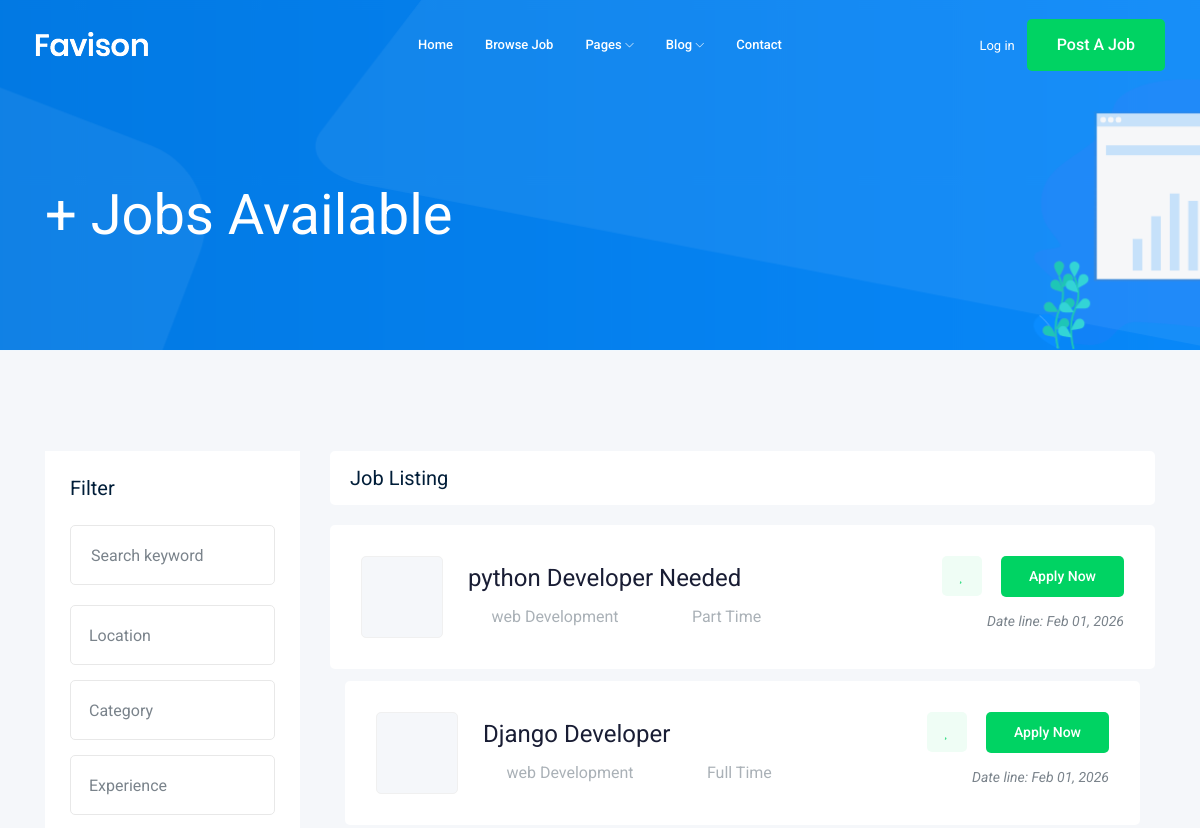
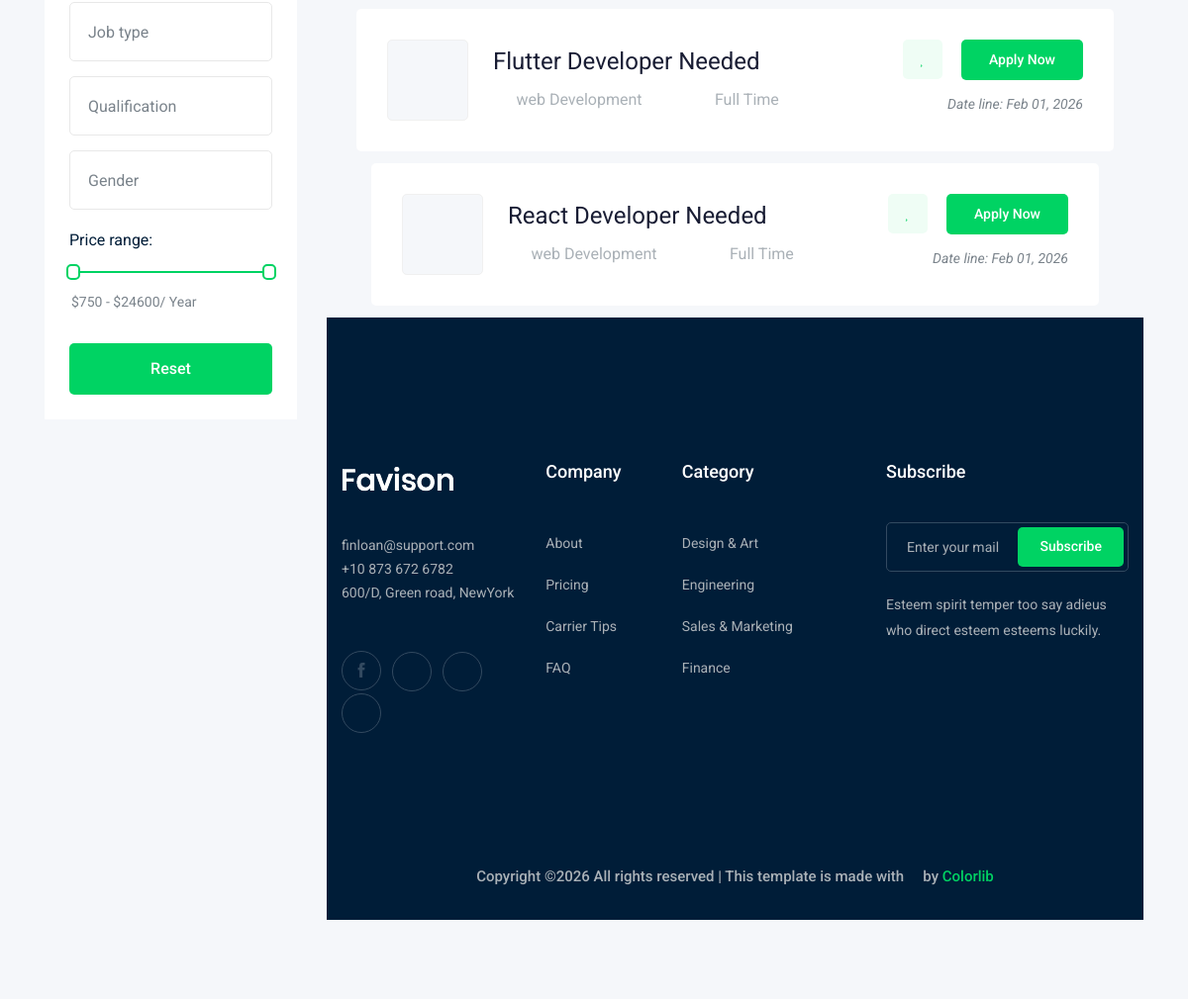
Screenshot of /jobs/ with the database file from the repository (2 pictures, top to bottom).
### job/models.py (models this page shows, shortened)
class Job(models.Model):
  owner = models.ForeignKey(User, related_name='job_owner', on_delete=models.CASCADE)
  title = models.CharField(max_length=100)
  job_type = models.CharField(max_length=15 , choices=JOB_TYPE)
  description = models.TextField(max_length=1000)
  published_at = models.DateTimeField(auto_now=True)
  Vacancy = models.IntegerField(default=1)
  salary = models.IntegerField(default=0)
  experience = models.IntegerField(default=0)
  category = models.ForeignKey('Category', on_delete=models.CASCADE)
  image = models.ImageField(upload_to=image_upload)
  slug = models.SlugField(blank=True, null=True)

class Category(models.Model):
  name = models.CharField(max_length=25)
  def __str__(self):
    return self.name

### job/views.py (the view)
# urls.py: path('', views.job_list, name='job_list'),
def job_list(request):
  job_list = Job.objects.all()
  paginator = Paginator(job_list, 4)
  page_number = request.GET.get('page')
  page_obj = paginator.get_page(page_number)
  context = {'jobs': page_obj}
  return render(request, 'job/job_list.html', context)

### job/templates/job/job_list.html (shortened to what this page needs)
{% extends 'base.html' %}
{% block body %}
    <div class="bradcam_area bradcam_bg_1">
        <div class="container">
            <div class="row">
                <div class="col-xl-12">
                    <div class="bradcam_text">
                        <h3>{{ jobs.count }}+ Jobs Available</h3>
                    </div>
                </div>
            </div>
        </div>
    </div>
    <div class="job_listing_area plus_padding">
        <div class="container">
            <div class="row">
                <div class="col-lg-3">
                    <div class="job_filter white-bg">
                        <div class="form_inner white-bg">
                            <h3>Filter</h3>
                            <form action="#">
                                <div class="row">
                                    <div class="col-lg-12">
                                        <div class="single_field">
                                            <input type="text" placeholder="Search keyword">
                                        </div>
                                    </div>
                                    <div class="col-lg-12">
                                    </div>
                                    <div class="col-lg-12">
                                    </div>
                                    <div class="col-lg-12">
                                    </div>
                                    <div class="col-lg-12">
                                    </div>
                                    <div class="col-lg-12">
                                    </div>
                                    <div class="col-lg-12">
                                    </div>
                                </div>
                            </form>
                        </div>
                        <div class="range_wrap">
                            <label for="amount">Price range:</label>
                            <div id="slider-range"></div>
                            <p>
                                <input type="text" id="amount" readonly style="border:0; color:#7A838B; font-size: 14px; font-weight:400;">
                            </p>
                        </div>
                        <div class="reset_btn">
                            <button  class="boxed-btn3 w-100" type="submit">Reset</button>
                        </div>
                    </div>
                </div>
                <div class="col-lg-9">
                    <div class="recent_joblist_wrap">
                        <div class="recent_joblist white-bg ">
                            <div class="row align-items-center">
                                <div class="col-md-6">
                                    <h4>Job Listing</h4>
                                </div>
                                <div class="col-md-6">
                                </div>
                            </div>
                        </div>
                    </div>
                    <div class="job_lists m-0">
                        <div class="row">
                            {% for job in jobs %}
                            <div class="col-lg-12 col-md-12">
                                <div class="single_jobs white-bg d-flex justify-content-between">
                                    <div class="jobs_left d-flex align-items-center">
                                        <div class="thumb">
                                        </div>
                                        <div class="jobs_conetent">
                                            <a href="{% url 'job:job_detail' job.slug %}"><h4>{{ job.title }}</h4></a>
                                            <div class="links_locat d-flex align-items-center">
                                                <div class="location">
                                                    <p> <i class="fa fa-map-marker"></i> {{ job.category }}</p>
                                                </div>
                                                <div class="location">
                                                    <p> <i class="fa fa-clock-o"></i> {{ job.job_type }}</p>
                                                </div>
                                            </div>
                                        </div>
                                    </div>
                                    <div class="jobs_right">
                                        <div class="apply_now">
                                            <a class="heart_mark" href="#"> <i class="fa fa-heart"></i> </a>
                                            <a href="{% url 'job:job_detail' job.slug %}" class="boxed-btn3">Apply Now</a>
                                        </div>
                                        <div class="date">
                                            <p>Date line: {{ job.published_at|date:"M d, Y" }}</p>
                                        </div>
                                    </div>
                                </div>
                                {% endfor %}
                            </div>
                    </div>
                </div>
            </div>
        </div>
    </div>
{% endblock body %}

### rows the page displays
Job: title "python Developer Needed", category "web Development", job_type "Part Time", published_at "Feb 01, 2026"
Job: title "Django Developer", category "web Development", job_type "Full Time", published_at "Feb 01, 2026"
Job: title "Flutter Developer Needed", category "web Development", job_type "Full Time", published_at "Feb 01, 2026"
Job: title "React Developer Needed", category "web Development", job_type "Full Time", published_at "Feb 01, 2026"
